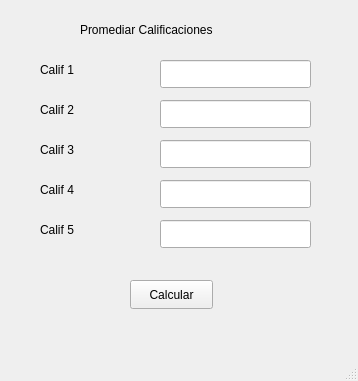
<?xml version="1.0" encoding="UTF-8"?>
<ui version="4.0">
 <class>MainWindow</class>
 <widget class="QMainWindow" name="MainWindow">
  <property name="geometry">
   <rect>
    <x>0</x>
    <y>0</y>
    <width>358</width>
    <height>381</height>
   </rect>
  </property>
  <property name="windowTitle">
   <string>MainWindow</string>
  </property>
  <widget class="QWidget" name="centralwidget">
   <widget class="QPushButton" name="btnCalcular">
    <property name="geometry">
     <rect>
      <x>130</x>
      <y>280</y>
      <width>83</width>
      <height>29</height>
     </rect>
    </property>
    <property name="text">
     <string>Calcular</string>
    </property>
   </widget>
   <widget class="QLineEdit" name="txtCalif1">
    <property name="geometry">
     <rect>
      <x>160</x>
      <y>60</y>
      <width>151</width>
      <height>28</height>
     </rect>
    </property>
   </widget>
   <widget class="QLabel" name="label_3">
    <property name="geometry">
     <rect>
      <x>40</x>
      <y>60</y>
      <width>101</width>
      <height>20</height>
     </rect>
    </property>
    <property name="text">
     <string>Calif 1</string>
    </property>
   </widget>
   <widget class="QLabel" name="label_5">
    <property name="geometry">
     <rect>
      <x>80</x>
      <y>20</y>
      <width>241</width>
      <height>20</height>
     </rect>
    </property>
    <property name="text">
     <string>Promediar Calificaciones</string>
    </property>
   </widget>
   <widget class="QLineEdit" name="txtCalif2">
    <property name="geometry">
     <rect>
      <x>160</x>
      <y>100</y>
      <width>151</width>
      <height>28</height>
     </rect>
    </property>
   </widget>
   <widget class="QLabel" name="label_4">
    <property name="geometry">
     <rect>
      <x>40</x>
      <y>100</y>
      <width>101</width>
      <height>20</height>
     </rect>
    </property>
    <property name="text">
     <string>Calif 2</string>
    </property>
   </widget>
   <widget class="QLineEdit" name="txtCalif3">
    <property name="geometry">
     <rect>
      <x>160</x>
      <y>140</y>
      <width>151</width>
      <height>28</height>
     </rect>
    </property>
   </widget>
   <widget class="QLabel" name="label_6">
    <property name="geometry">
     <rect>
      <x>40</x>
      <y>140</y>
      <width>101</width>
      <height>20</height>
     </rect>
    </property>
    <property name="text">
     <string>Calif 3</string>
    </property>
   </widget>
   <widget class="QLineEdit" name="txtCalif4">
    <property name="geometry">
     <rect>
      <x>160</x>
      <y>180</y>
      <width>151</width>
      <height>28</height>
     </rect>
    </property>
   </widget>
   <widget class="QLabel" name="label_7">
    <property name="geometry">
     <rect>
      <x>40</x>
      <y>180</y>
      <width>101</width>
      <height>20</height>
     </rect>
    </property>
    <property name="text">
     <string>Calif 4</string>
    </property>
   </widget>
   <widget class="QLabel" name="label_8">
    <property name="geometry">
     <rect>
      <x>40</x>
      <y>220</y>
      <width>101</width>
      <height>20</height>
     </rect>
    </property>
    <property name="text">
     <string>Calif 5</string>
    </property>
   </widget>
   <widget class="QLineEdit" name="txtCalif5">
    <property name="geometry">
     <rect>
      <x>160</x>
      <y>220</y>
      <width>151</width>
      <height>28</height>
     </rect>
    </property>
   </widget>
  </widget>
  <widget class="QMenuBar" name="menubar">
   <property name="geometry">
    <rect>
     <x>0</x>
     <y>0</y>
     <width>358</width>
     <height>25</height>
    </rect>
   </property>
  </widget>
  <widget class="QStatusBar" name="statusbar"/>
 </widget>
 <resources/>
 <connections/>
</ui>
